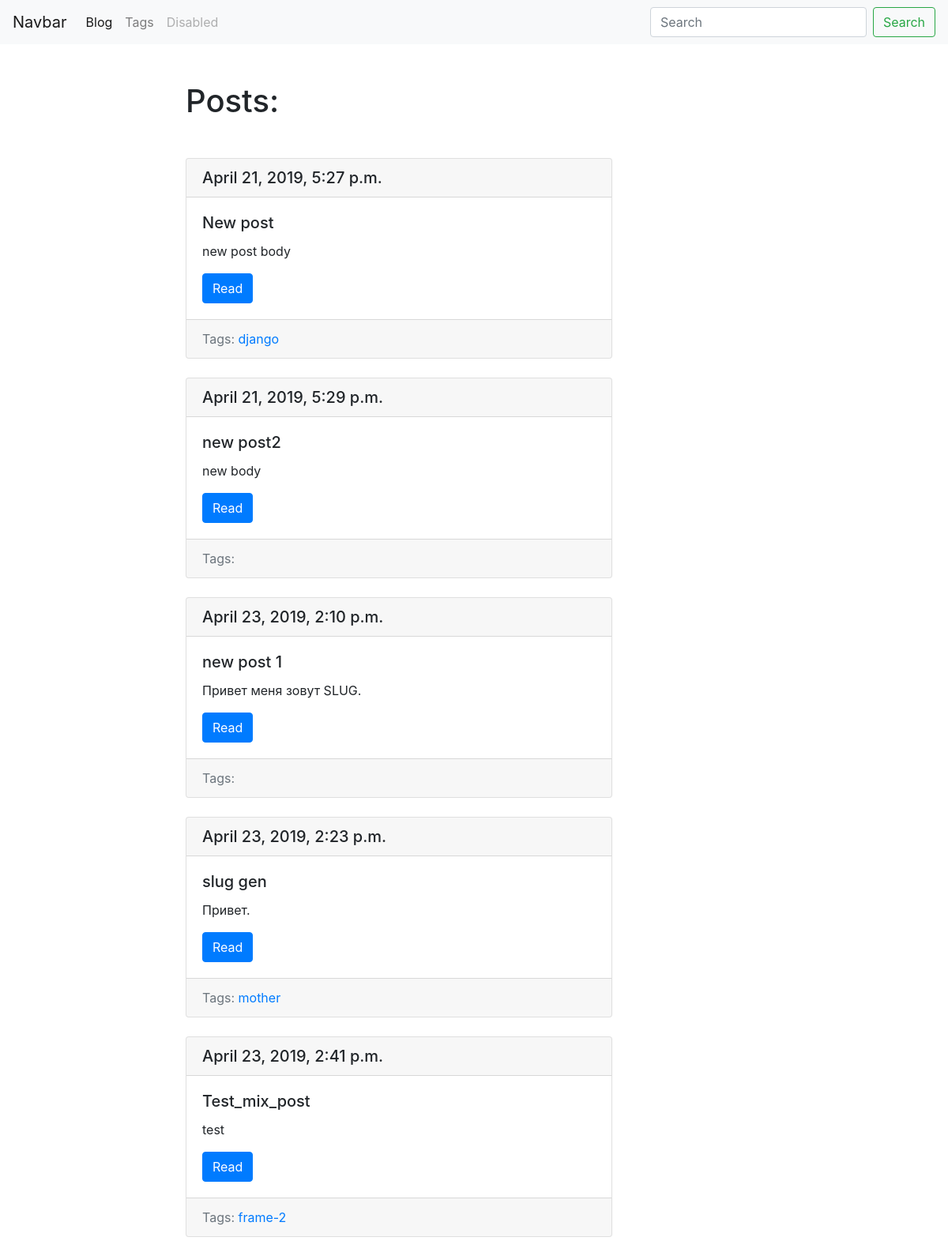
The page /blog/ on the database as committed earlier.
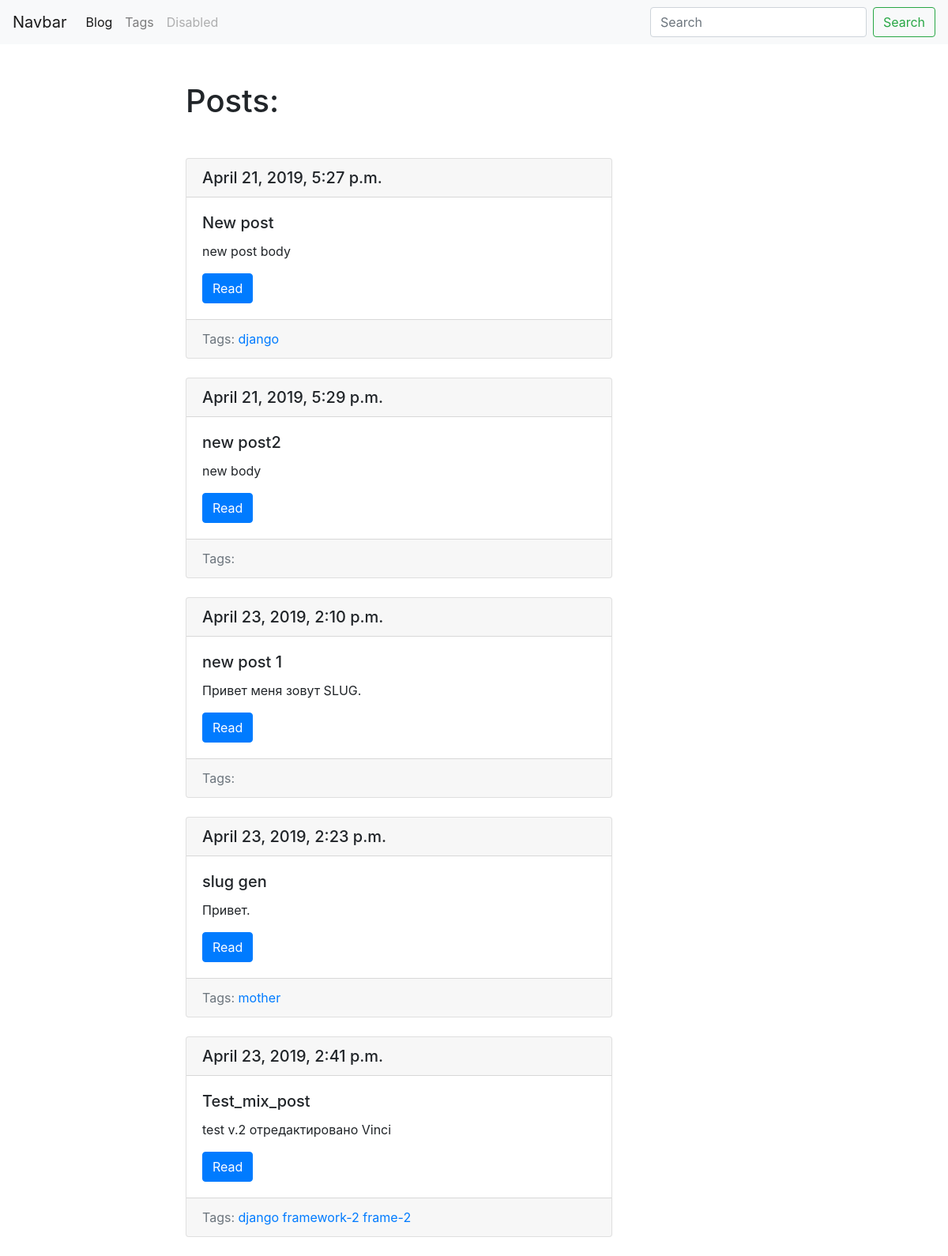
The same page on the database as committed later.
### blog/models.py (models this page shows, shortened)
class Post(models.Model):
    title = models.CharField(max_length=150, db_index = True)
    slug = models.SlugField(max_length=150, blank = True, unique = True)
    body = models.TextField(blank=True, db_index=True)
    date_pub = models.DateTimeField(auto_now_add=True)
    tags = models.ManyToManyField('Tag', blank=True, related_name='posts')
    def get_absolute_url(self):
        return reverse('post_detail_url', kwargs={'slug':self.slug})

class Tag(models.Model):
    title = models.CharField(max_length=50)
    slug = models.SlugField(max_length=150, unique = True)
    def get_absolute_url(self):
        return reverse('tag_detail_url', kwargs={'slug':self.slug})

### blog/views.py (the view)
# urls.py: path('', post_list ,name='posts_list_url'),
def post_list(request):
    posts = Post.objects.all()
    n = ["oleg","Sasha"]
    return render(request, 'blog/index.html', context = {'posts':posts})

### blog/templates/blog/index.html (shortened to what this page needs)
{% extends 'blog/base_blog.html' %}
{% block content%}
  <h1 class="mb-5">Posts:</h1>
  {%for post in posts%}
    {% include 'blog/includes/post_card_template.html' %}
  {%endfor%}
{% endblock %}

### blog/templates/blog/includes/post_card_template.html
<div class="card mb-4">
  <h5 class="card-header">{{post.date_pub}}</h5>
  <div class="card-body">
    <h5 class="card-title">{{post.title}}</h5>
    <p class="card-text">{{post.body|truncatewords:15}}</p>
    <a href="{{post.get_absolute_url}}" class="btn btn-primary">Read</a>
  </div>
  <div class="card-footer text-muted">
    <a>Tags:</a>
    {% for tag in post.tags.all %}
    <a href='{{tag.get_absolute_url}}'>{{tag.title}}</a>
    {%endfor%}
  </div>
</div>

Rows that differ between the two databases and show on the page:
changed Post "Test_mix_post": gains Tag (title "framework-2"); body "test" → "test v.2 отредактировано Vinci"; gains Tag (title "django")
